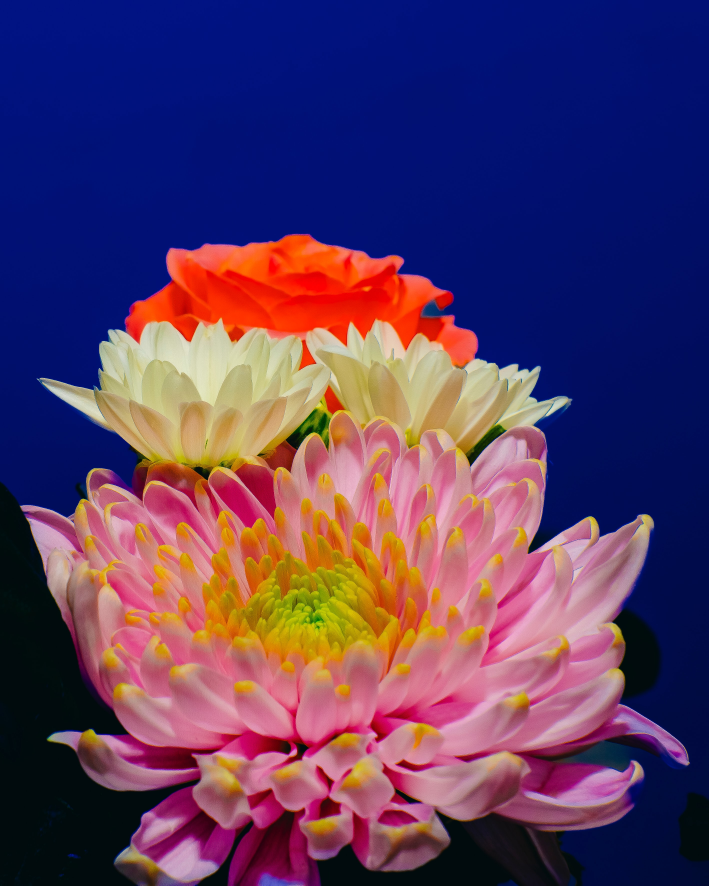
#> input picture images/flower3.jpg, 2834 x 3542 px, given in place of flower.jpg, which was not available (shown at 1/4 size)
$ python blended_image.py
#> lines starting #> are read from the running program, lines starting #| are printed output that depends on the picture; pictures that were not available may be replaced by others from this repository, and a replacement may not be noted
#blending of images into a single image
import cv2
import numpy as np
img1=cv2.imread("../images/flower.jpg")
#> img1 is the input picture: shape (3542, 2834, 3); mean B, G, R 97.4, 59.9, 88.8
img1=cv2.resize(img1,(400,500))
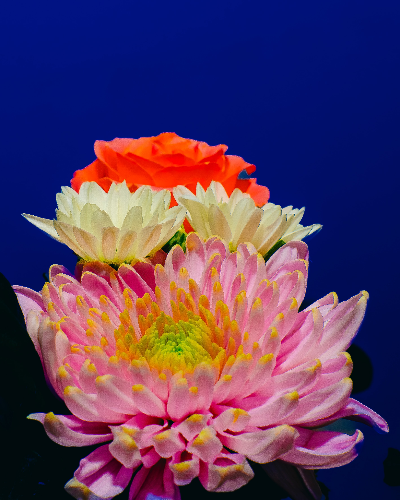
#> img1: shape (500, 400, 3); mean B, G, R 97.3, 59.8, 88.7
img2=cv2.imread("../images/flower2.jpg")
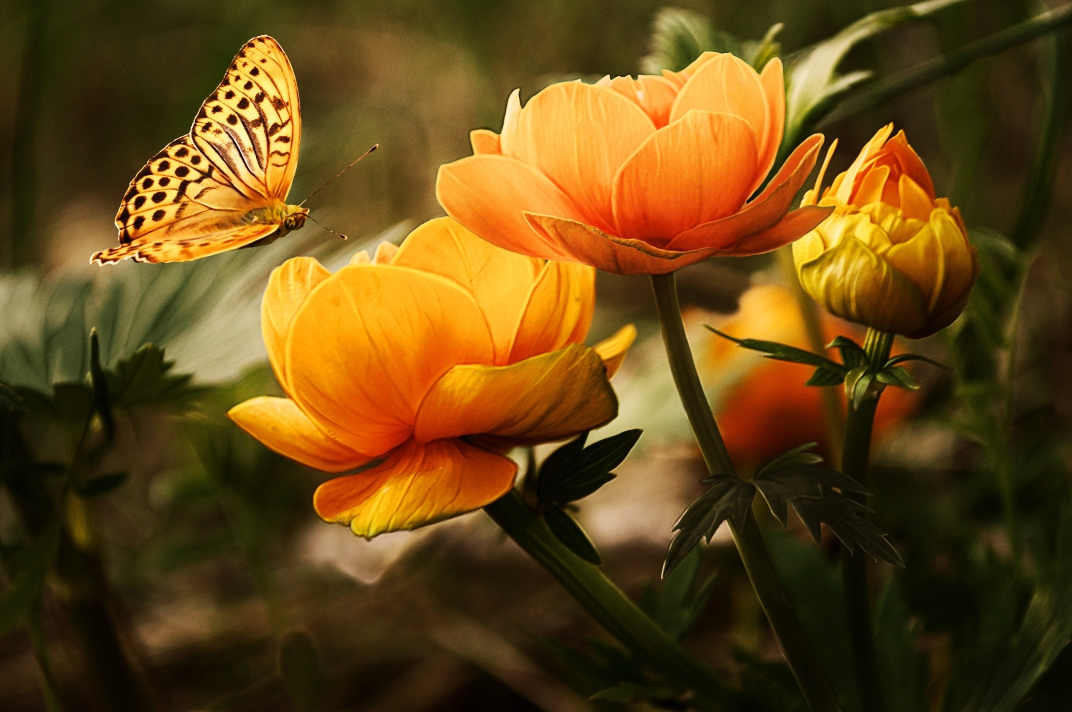
#> input picture images/flower2.jpg, 2144 x 1424 px (shown at 1/2 size)
#> img2 is the input picture: shape (1424, 2144, 3); mean B, G, R 22.1, 71.6, 101.7
img2=cv2.resize(img2,(400,500))
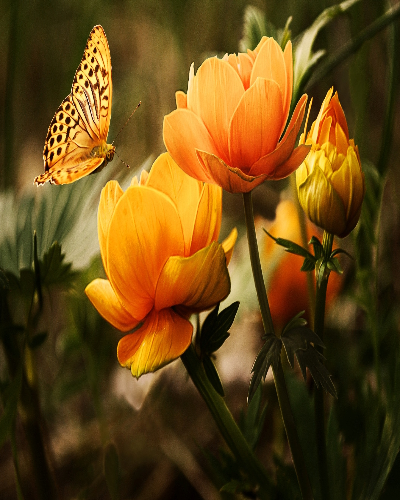
#> img2: shape (500, 400, 3); mean B, G, R 22, 71.5, 101.6
weightedSum=cv2.addWeighted(img1,0.5,img2,0.5,50)
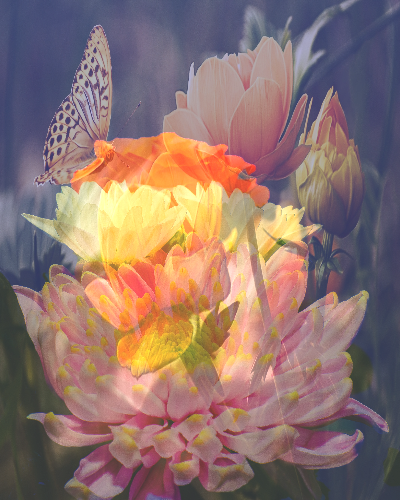
#> weightedSum: shape (500, 400, 3); mean B, G, R 109.6, 115.6, 143.2
result=np.hstack((img1,img2))
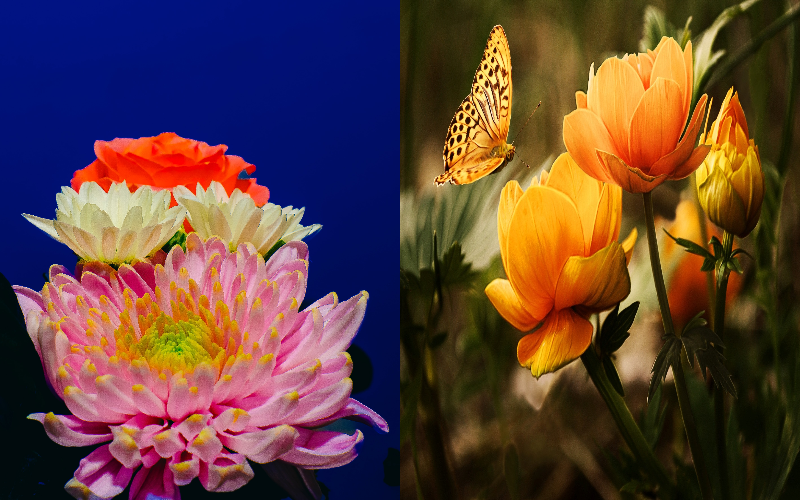
#> result: shape (500, 800, 3); mean B, G, R 59.6, 65.6, 95.1
cv2.imshow("original images",result)
cv2.imshow("blended image",weightedSum)
cv2.waitKey(0)
